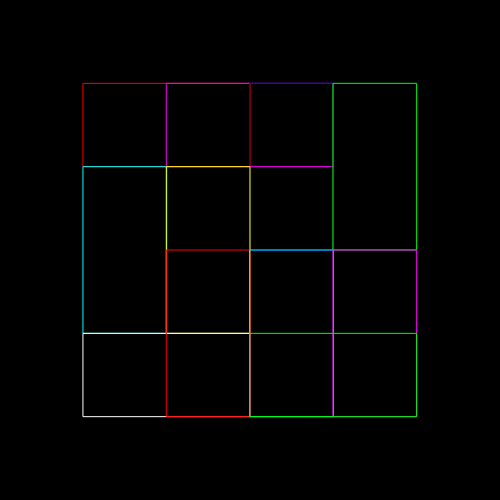
Frame 1 (no input)
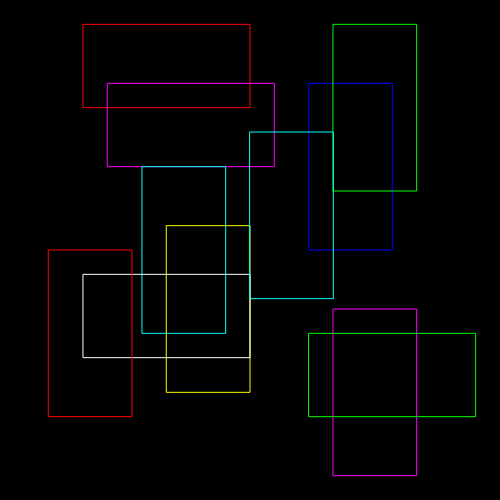
Frame 60 (no input)
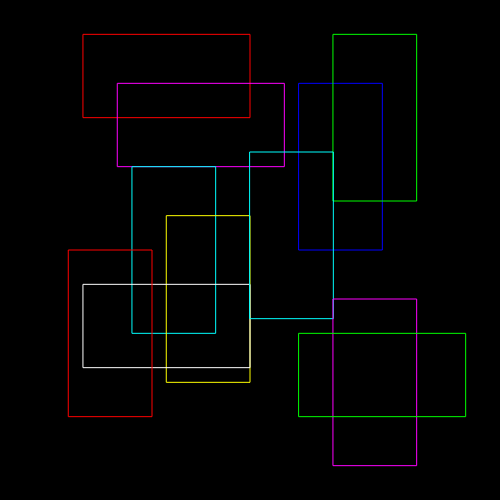
Frame 120 (the mouse pressed at the canvas centre since frame 60)

The p5.js sketch that drew these frames (run headless with seeded random() and noise() and a simulated clock; from frame 60 on, the mouse is pressed at the canvas centre):

// p5.js sketch
// ── sketch.js
var side = 500;
var s;
var t = 0;
var inc = 1;

function setup() {
	createCanvas(side, side);
	s = side/6;
}

function draw() {
	background(0, 0, 0);
	noFill();

	translate(s, s);

	//top red
	stroke(255, 0, 0);
	rect(0, -t, 2*s, s);

	//top magenta
	stroke(255, 0, 255);
	rect(s - t, 0, 2*s, s);
	
	//blue
	stroke(0, 0, 255);
	rect(2*s + t, 0, s, 2*s);

	//top green
	stroke(0, 255, 0);
	rect(3*s, -t, s, 2*s);

	//left cyan
	stroke(0, 255, 255);
	rect(t, s, s, 2*s);

	//yellow
	stroke(255, 255, 0);
	rect(s, s + t, s, 2*s);

	//white
	stroke(255, 255, 255);
	rect(0, 3*s - t, 2*s, s);

	//bottom red
	stroke(255, 0, 0);
	rect(s - 2*t, 2*s, s, 2*s);

	//right cyan
	stroke(0, 255, 255);
	rect(2*s, 2*s - 2*t, s, 2*s);

	//bottom magenta
	stroke(255, 0, 255);
	rect(3*s, 2*s + t, s, 2*s);

	//bottom green
	stroke(0, 255, 0);
	rect(2*s + t, 3*s, 2*s, s);

	t = t + inc;

	if(t > s || t < 0){
		inc = inc * -1;
	}
}
